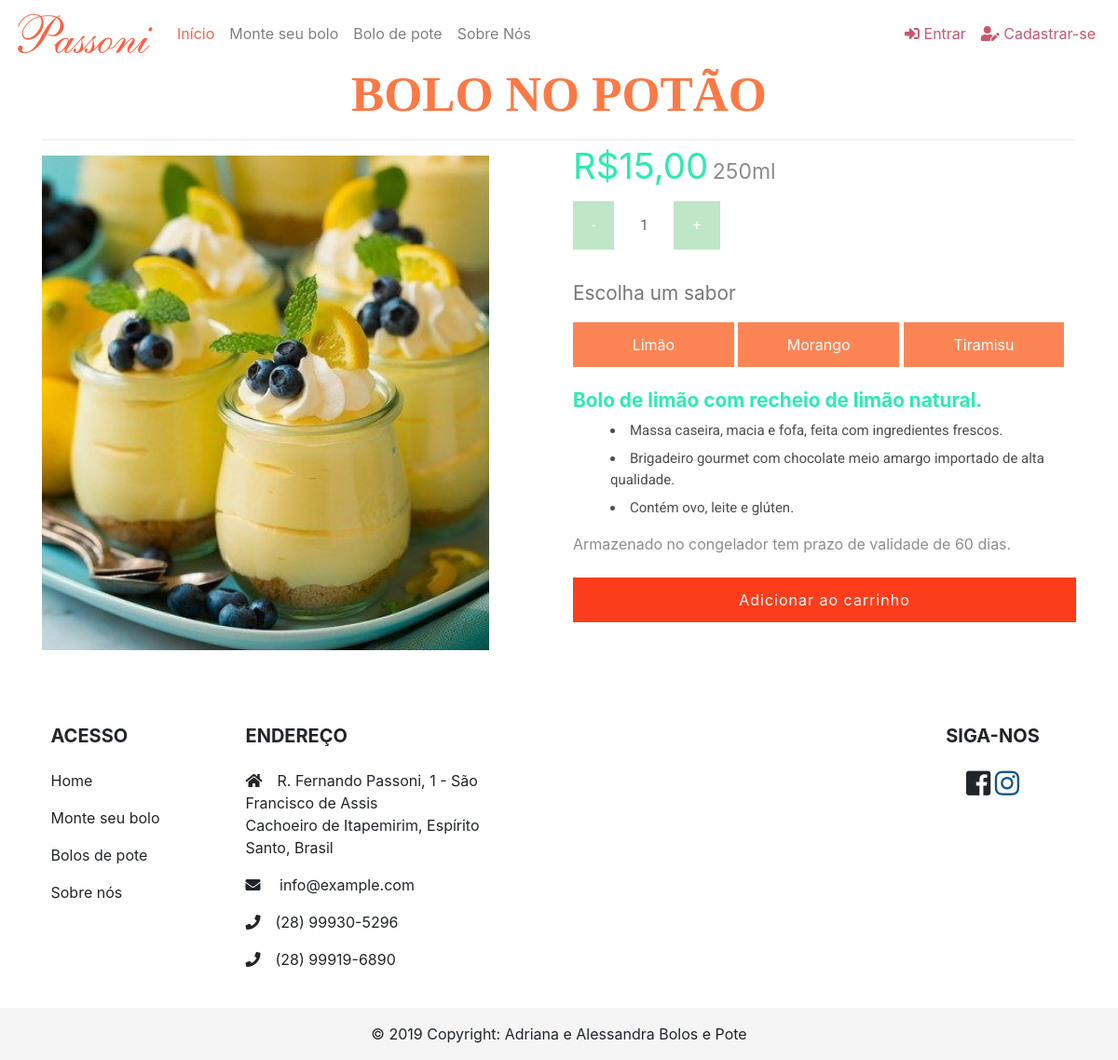
Screenshot of /boloPote with the database file from the repository.
### tables this page shows
CREATE TABLE `bolodepote` (
  `idBoloDePote` int(11) NOT NULL,
  `sabor` enum('Morango','Limão','Coco','Tiramisu') NOT NULL,
  `tamanho` enum('150ml','250ml') NOT NULL,
  `preco` float NOT NULL,
  `imagem` varchar(60) DEFAULT NULL,
  `descricao` varchar(200) NOT NULL
);

### app/site/controllers/Bolopote.php (called while the page is built, shortened)
<?php
class BoloPote{
	private $dados;
    public function index(){
    	$listar_bolosdepote = new \Site\models\Produto();
	    $this->dados['bolos'] = $listar_bolosdepote->listar();
        $carregarView = new \Config\ConfigView("boloPote/index", $this->dados);
        $carregarView->renderizar();
    }
}

### index.php (called while the page is built, shortened)
<?php
    $url = new Home();
    $url->carregar();

### app/site/models/helper/ModelsRead.php (called while the page is built, shortened)
<?php
class ModelsRead extends ModelsConn {
    private $select;
    private $values;
    private $query;
    public function exeReadEspecifico($query, $parseString = null) {
        if (!empty($parseString)) {
            parse_str($parseString, $this->values);
        }
        $this->select = (string) $query;
        $this->executarInstrucao();
    }
    private function conexao(){
        $this->conn = parent::getConn();
        $this->query = $this->conn->prepare($this->select);
        $this->query->setFetchMode(PDO::FETCH_ASSOC);
    }
    private function getInstrucao(){
        if ($this->values) {
            foreach ($this->values as $link => $valor) {
                if ($link == 'limit' || $link == 'offset') {
                    $valor = (int)$valor;
                }
                $this->query->bindValue(":{$link}", $valor, (is_int($valor) ? PDO::PARAM_INT : PDO::PARAM_STR));
            }
        }
    }
    private function executarInstrucao(){
        $this->conexao();
        try{
            $this->query->execute();
            $this->result = $this->query->fetchAll();
        }catch (PDOException $e){
            $this->result = null;
            $this->msg =  "<strong>Erro ao Ler dados:</strong> {$e->getMessage()}";
        }
    }
}

### app/site/models/helper/ModelsConn.php (called while the page is built, shortened)
<?php
class ModelsConn{
    public static $host = HOST;
    public static $dbname = DBNAME;
    public static $user = USER;
    public static $pass = PASS;
    public static $conexao = null;
    private static function conectar(){
        try{
            if (self::$conexao == null) {
                self::$conexao = new PDO('mysql:host=' . self::$host . ';dbname=' . self::$dbname
                    .";charset=utf8", self::$user, self::$pass);
            }
        }catch (PDOException $e) {
            echo $e->getMessage();
            die;
        }
        self::$conexao->setAttribute(PDO::ATTR_ERRMODE, PDO::ERRMODE_EXCEPTION);
        return self::$conexao;
    }
    public function getConn(){
        return self::conectar();
    }
}

### app/site/models/Produto.php (called while the page is built, shortened)
<?php
class Produto{
	private $tabela = "bolodepote";
	public function listar(){
        $listar = new \Site\models\helper\ModelsRead();
		$listar->exeReadEspecifico("SELECT *
            FROM {$this->tabela}
            ORDER BY idBoloDePote ASC");
		$this->result['bolos'] = $listar->getResult();
		return $this->result['bolos'];
	}
}

### app/site/views/boloPote/index.php (the view, shortened to what this page needs)
<div class="container product">
    <h3>BOLO NO POTÃO</h3>
    <hr>
    <div class="row">
        <?php
            if(isset($_POST['sabor'])){
                $this->escolhaSabor = $_POST['sabor'];
                foreach ($this->dados['bolos'] as $bolos) {
                    if($bolos['sabor'] == $this->escolhaSabor){
                        extract($bolos);
                        $this->dados['boloDescricao'] = $descricao;
                    };
                }
            }
            else{
                extract($this->dados['bolos'][0]);
            }
        ?>
        <div class="col-md-6 imageCakepot">
            <img id="cake_photo" src="<?=URL;?>assets/img/bolos/bolosdepote/<?=$idBoloDePote;?>/<?=$imagem;?>" class="imgproduct"
                alt="error">
        </div>
        <div class="col-md-6 brief">
            <label class="cake_price">R$<?=$preco;?>,00</label>
            <label><?=$tamanho;?></label>
            <br>
            <form action="<?=URL;?>carrinho/addProdCarrinho" method="POST" name="formProd">
                <div class="nice-number quantity">
                    <input type="number" name="qtd" class="qtd" value="1" min="1" max="100" style="width: 1.5em;">
                </div>
            </form>
            <div class="flavors">
                <p>Escolha um sabor</p>
                <form method="post" action="">
                    <?php
                        foreach ($this->dados['bolos'] as $boloDescricao) {
                            extract($boloDescricao);?>
                            <div class="buttonCake_flavor">
                                <label  for="<?=$sabor;?>"><?=$sabor;?></label>
                            </div>
                        <?php }
                    ?>
                </form>
            </div>
            <div class="productDescription">
                <p>
                    <h4 id="desc">
                        <?php
                            if(isset($this->dados['boloDescricao'])){
                                echo $this->dados['boloDescricao'];
                            }
                            else{
                                echo $this->dados['bolos'][0]['descricao'];
                            }
                        ?>
                    </h4>
                    <ul>
                        <li>
                            Massa caseira, macia e fofa, feita com ingredientes frescos.
                        </li>
                        <li>
                            Brigadeiro gourmet com chocolate meio amargo importado de alta qualidade.
                        </li>
                        <li>
                            Contém ovo, leite e glúten.
                        </li>
                    </ul>
                </p>
                <label>Armazenado no congelador tem prazo de validade de 60 dias.</label>
            </div>
            <div class="occasion-cart">
                <div class="snipcart-details top_brand_home_details item_add single-item hvr-outline-out">
                    <button data-toggle="modal" data-target="#modalCarrinho" class="buttonaddcart" type="button" id="btnAddCarrinho" onClick="formProd.submit()">
                            Adicionar ao carrinho</button>
                </div>
            </div>
        </div>
    </div>
</div>

### assets/css/estiloAlternativo.css (style rules this page uses)
select, input[type=text], input[type=date], input[type=email], input[type=number] { width: 100%; padding: 12px 20px; margin: 8px 0; display: inline-block; border: 1px solid #ccc; box-sizing: border-box; }
hr { border: 1px solid #f1f1f1; }
.imgproduct { height: 30em; width: 30em; max-width: 100%; height: auto; display: block; padding-bottom: 2rem; }
.buttonaddcart { padding: 12px 25px; letter-spacing: 1px; background: #fc3d1b; font-size: 16px; color: #fff; border: none; outline: none; transition: 0.5s all; -webkit-transition: 0.5s all; -moz-transition: 0.5s all; -o-transition: 0.5s all; -ms-transition: 0.5s all; margin-top: 1em; width: 100%; }
.container h3 { font-family: proxima-nova; color: #fc7945; font-weight: bolder; font-size: 3.3em; text-align: center; margin-top: 0em; }
.brief label { font-size: 23px; color: #8c8c8c; }
.brief .cake_price { font-size: 2.4em; color: #2bebb1; margin-top: -2em; }
.flavors p { font-size: 1.3em; color: #777676; margin-top: 1.5em; }
.flavors .buttonCake_flavor { display: inline-block; line-height: 3em; text-align: center; background-color: #fd8555; -webkit-transition-duration: 0.4s; transition-duration: 0.4s; margin-bottom: 0.5em; border-style: none; height: 3em; width: 32%; cursor: pointer; }
.flavors .buttonCake_flavor label { color: white; cursor: pointer; font-size: 1em; }
.productDescription h4 { color: #2bebb1; font-weight: bold; font-size: 1.3em; }
.productDescription ul li { list-style: inside; margin-top: 0.5em; font-size: 15px; font-family: Roboto; color: #4d4d4d; }
.productDescription label { font-size: 1em; }
.quantity { align-content: center; }
.quantity input { border-style: hidden; font-family: Roboto; color: #696969; }

### rows the page displays
bolodepote: imagem (picture), preco "15", tamanho "250ml", sabor "Limão", descricao "Bolo de limão com recheio de limão natural."
bolodepote: sabor "Morango"
bolodepote: sabor "Tiramisu"
